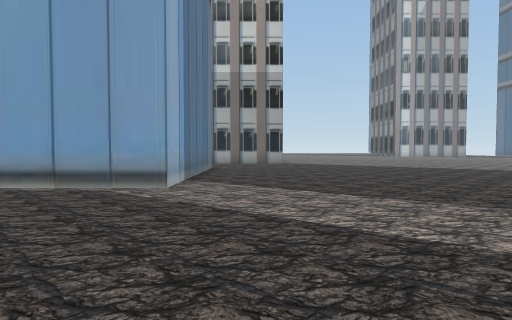
View 1 (above)

24 first-person views from a walk through a 3-D level made in the Unity game engine. The camera is 1.4 m above the floor, tilts 2° down and sees 75° across. The floor is counted in squares, 2 m on a side. Each view is taken from the middle of a square. On the plan, view 1 faces up. The plan holds only what a view shows up to about 10 squares ahead; the rest is blank. The place goes on beyond the plan. Some surface patterns are stand-ins.

View 2
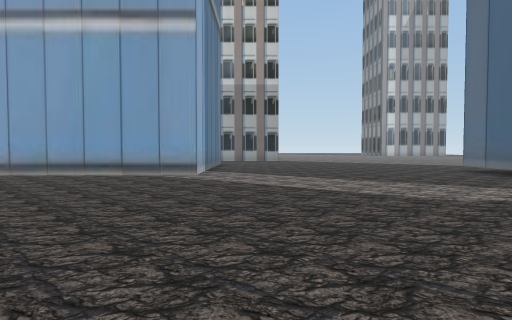

View 3
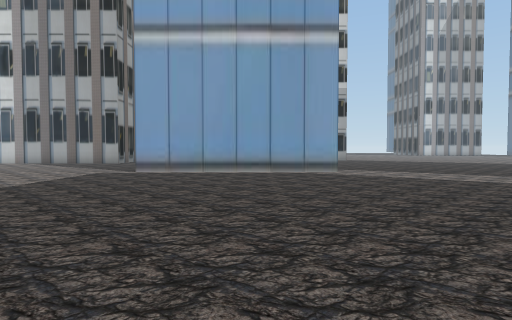

View 4
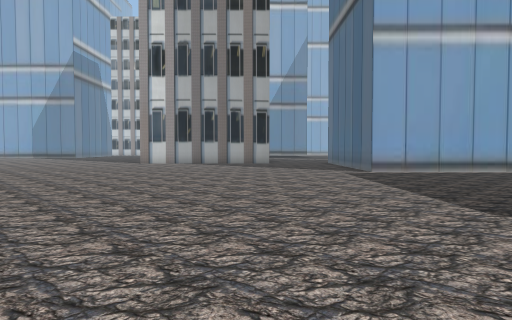

View 5
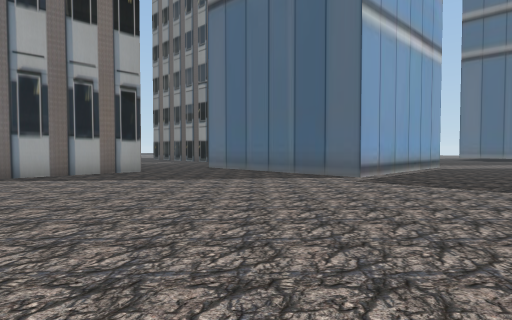

View 6
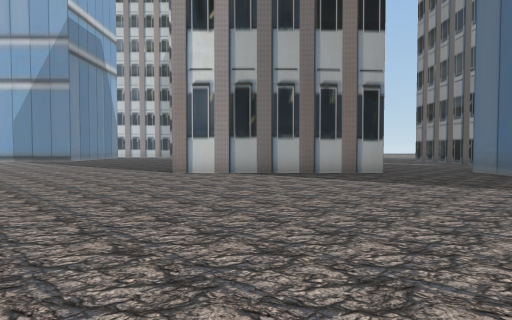

View 7
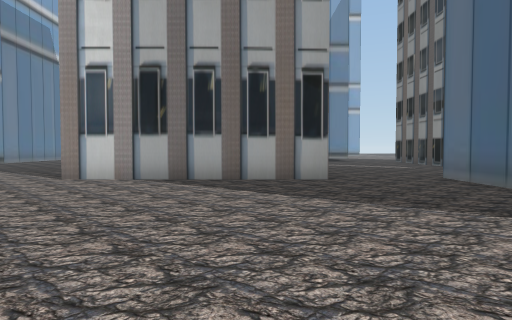

View 8
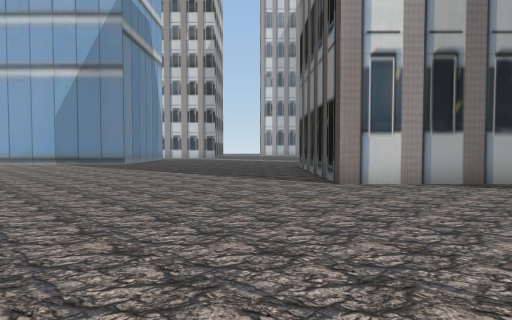

View 9
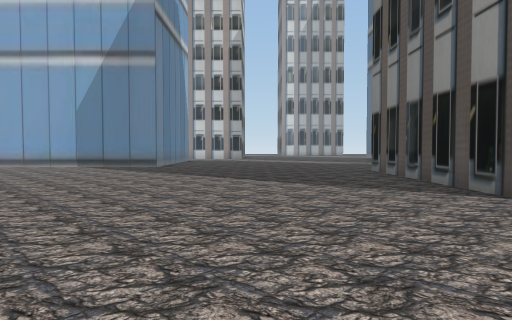

View 10
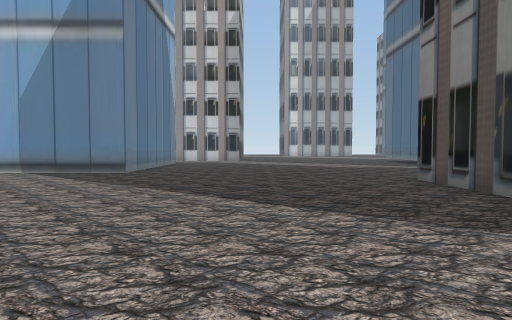

View 11
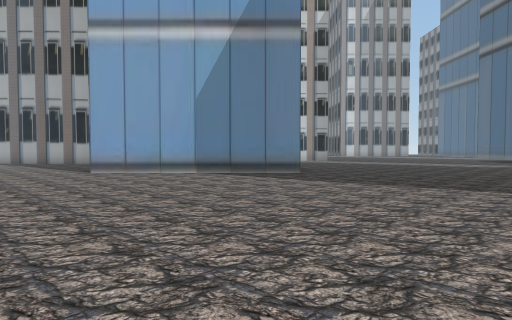

View 12
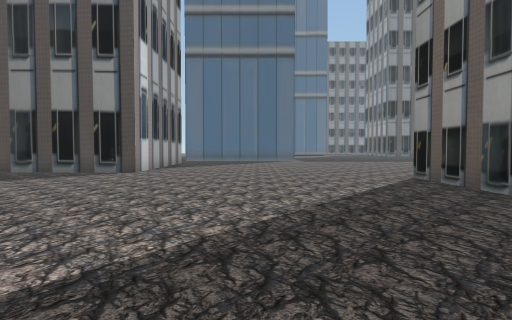

View 13
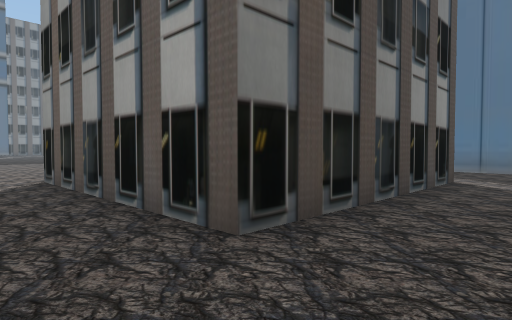

View 14
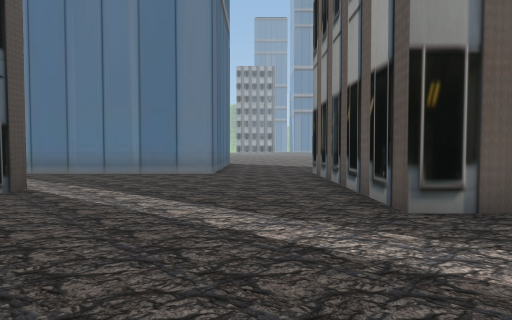

View 15
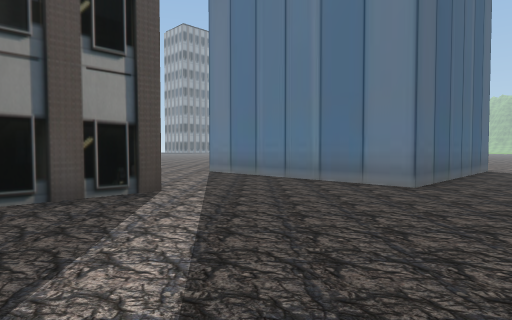

View 16
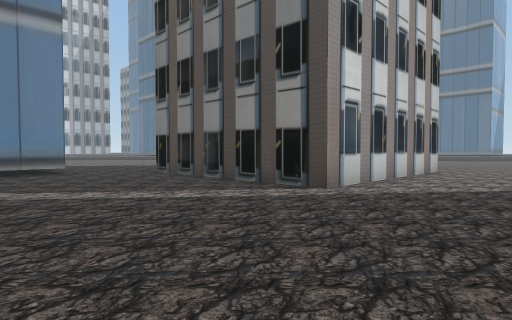

View 17
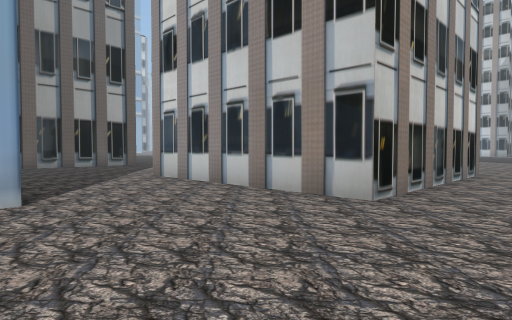

View 18
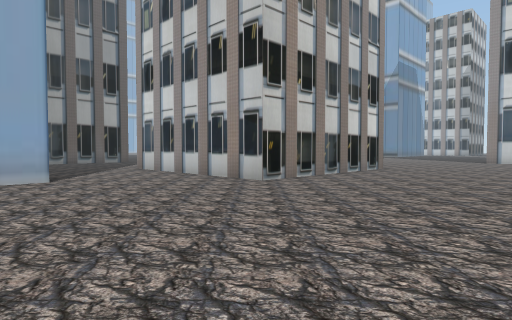

View 19
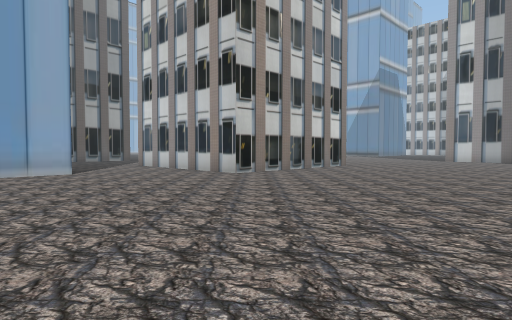

View 20
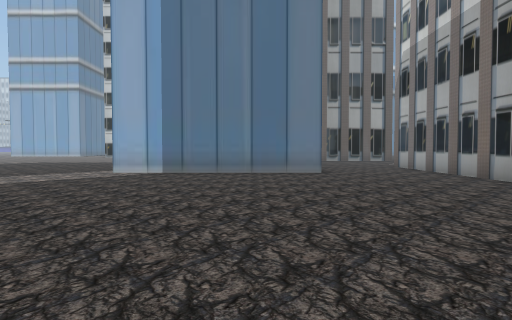

View 21
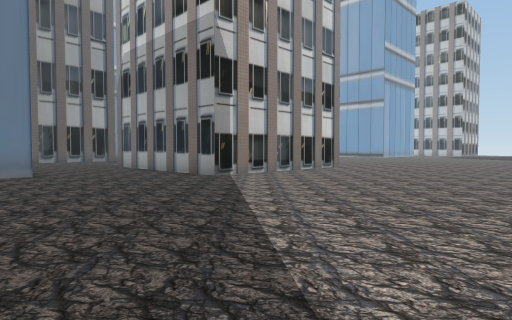

View 22
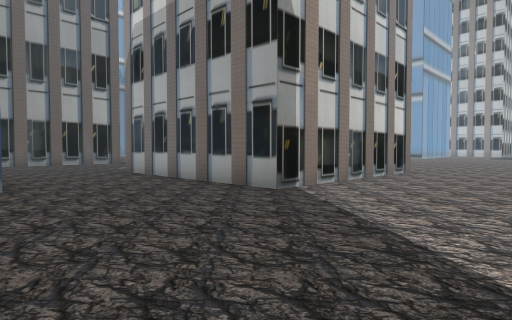

View 23
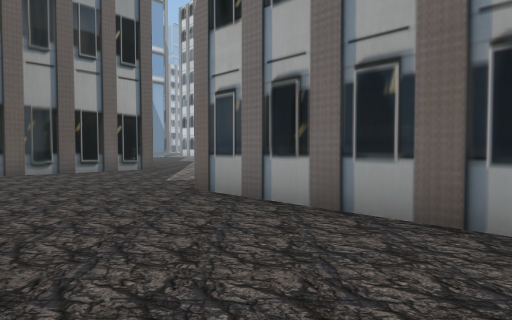

View 24
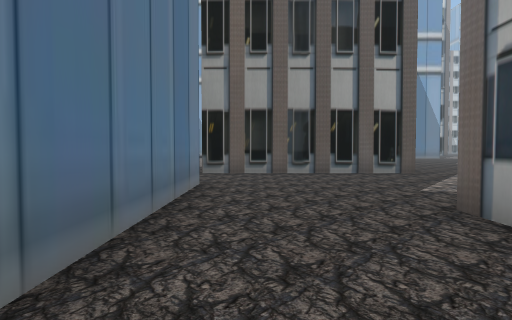

### Floor plan
Points are (right, up) in squares from view 1. A wall is a line through its corners. A room is listed if a view was taken in it or the views show most of it. See-through windows are left out.
Room 1 (views 1, 2, 3, 4, 5, 6, 7, 8, 9, 10, 11, 12, 13, 17, 18, 19, 20, 21, 22, 23, 24)
walls: (-1.6, 12) (-1.6, 5.9) (-7.6, 5.9) (-7.6, 11.9) (-2.4, 11.9); (-10.4, 17.5) (-10.4, 11.5) (-16.4, 11.5) (-16.4, 17.5); (-24, 4.2) (-18, 4.2) (-18, -1.8) (-19.5, -1.8); (6.3, 5.2) (6.3, 7); (-20.8, -5.2) (-20.8, -6.8); (1.2, 21.4) (1.2, 15.3) (-4.9, 15.3); (-23.7, 20) (-23.7, 19.5) (-29.8, 19.5)
ways out: opening at (-26, 3.3) to room 2; opening at (-20.5, -3.5) to room 2
Room 2 (views 14, 15, 16)
walls: (-30.5, 0.4) (-29.6, 0.4) (-29.6, -5.5); (-26.8, -8.5) (-26.8, -5.2) (-20.8, -5.2); (-26.2, 5) (-27.8, 5); (-19.5, -1.8) (-24, -1.8) (-24, 4.2)
ways out: opening at (-26, 3.3) to room 1; opening at (-20.5, -3.5) to room 1

Where each view was taken, in squares from view 1:
view 1: 0 up, 0 right, facing up
view 2: 3 down, 0 right, facing up
view 3: 4 down, 4 left, facing up
view 4: 4 down, 11 left, facing up
view 5: 2 up, 15 left, facing up-right
view 6: 2 up, 14 left, facing up
view 7: 4 up, 12 left, facing up
view 8: 5 up, 18 left, facing up
view 9: 7 up, 20 left, facing up
view 10: 10 up, 20 left, facing up
view 11: 10 up, 25 left, facing up
view 12: 8 up, 26 left, facing right
view 13: 6 up, 26 left, facing down-right
view 14: 4 up, 28 left, facing down
view 15: 1 up, 29 left, facing down-right
view 16: 5 down, 29 left, facing up-right
view 17: 6 down, 16 left, facing up-left
view 18: 7 down, 13 left, facing up-left
view 19: 8 down, 11 left, facing up-left
view 20: 10 up, 8 right, facing left
view 21: 10 up, 8 right, facing up-left
view 22: 11 up, 5 right, facing up-left
view 23: 12 up, 0 right, facing up-left
view 24: 13 up, 1 left, facing left
